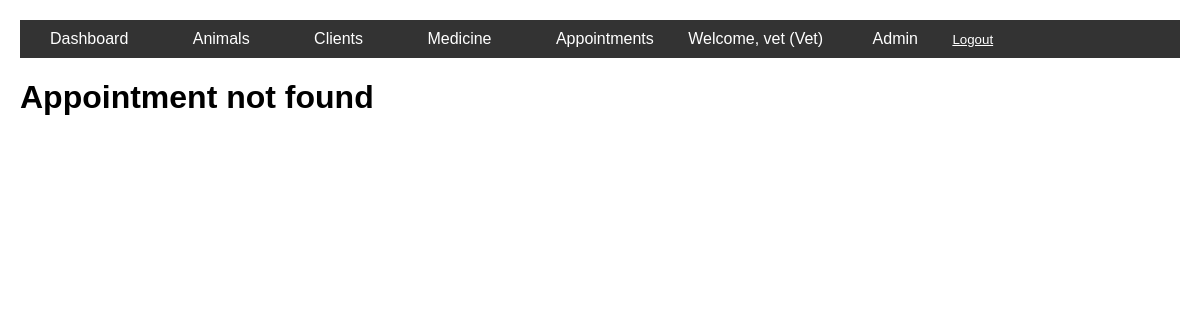
/animal/appointments/5/ (signed in), run on an earlier commit of the app's database.
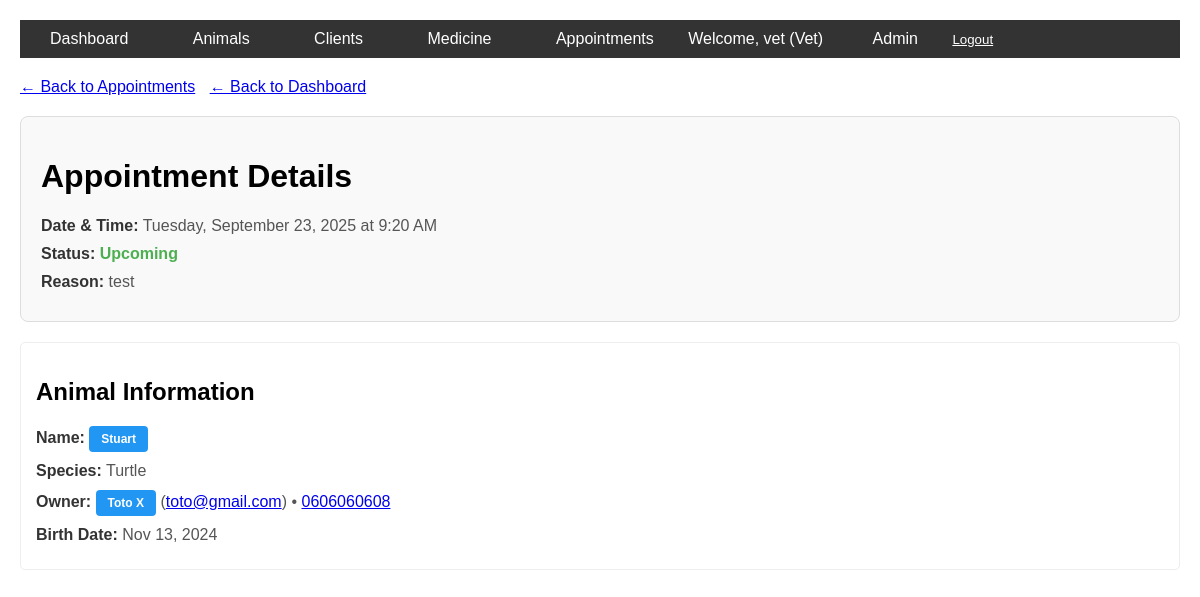
And on a later commit of the database.
### animal/models.py (models this page shows, shortened)
class Appointment(models.Model):
    animal = models.ForeignKey(Animal, on_delete=models.CASCADE)
    owner = models.ForeignKey(Owner, on_delete=models.CASCADE)
    date_time = models.DateTimeField()
    reason = models.TextField()
    notes = models.TextField(blank=True)

class Animal(models.Model):
    name = models.CharField(max_length=100)
    specie = models.ForeignKey(Specie, on_delete=models.CASCADE)
    owner = models.ForeignKey(Owner, on_delete=models.SET_NULL, null=True, blank=True)
    birth_date = models.DateField(null=True, blank=True)

class Specie(models.Model):
    name = models.CharField(max_length=100, unique=True)

class Owner(models.Model):
    first_name = models.CharField(max_length=100)
    last_name = models.CharField(max_length=100)
    email = models.EmailField(unique=True)
    phone = models.CharField(max_length=20)

### animal/views.py (the view)
# urls.py: path('appointments/<int:id>/', views.appointment_detail, name='appointment_detail'),
@login_required
def appointment_detail(request, id):
    try:
        appointment = Appointment.objects.select_related('animal', 'owner').get(pk=id)
        context = {
            'appointment': appointment,
        }
        return render(request, 'animal/appointment_detail.html', context)
    except Appointment.DoesNotExist:
        return render(request, 'animal/appointment_detail.html', {'error': 'Appointment not found'})

### animal/context_processors.py (called while the page is built)
def user_role(request):
    if request.user.is_authenticated:
        is_vet = request.user.is_superuser
        is_secretary = request.user.groups.filter(name='Secretaries').exists()
        return {
            'user_is_vet': is_vet,
            'user_is_secretary': is_secretary,
        }
    return {}

### animal/templates/animal/appointment_detail.html (shortened to what this page needs)
{% extends 'base.html' %}
{% block content %}
    {% if error %}
        <h1>{{ error }}</h1>
    {% else %}
        <div style="margin-bottom: 20px;">
            <a href="{% url 'appointment_list' %}" class="btn-back">← Back to Appointments</a>
            <a href="{% url 'dashboard' %}" style="margin-left: 10px;" class="btn-back">← Back to Dashboard</a>
        </div>
        <div class="appointment-card">
            <h1>Appointment Details</h1>
            <div class="detail-row">
                <span class="label">Date & Time:</span>
                <span class="value">{{ appointment.date_time|date:"l, F j, Y \a\t g:i A" }}</span>
            </div>
            <div class="detail-row">
                <span class="label">Status:</span>
                <span class="value {% if appointment.date_time|date:'Y-m-d' < 'now'|date:'Y-m-d' %}status-past{% elif appointment.date_time|date:'Y-m-d' == 'now'|date:'Y-m-d' %}status-today{% else %}status-upcoming{% endif %}">
                    {% if appointment.date_time|date:'Y-m-d' < 'now'|date:'Y-m-d' %}
                        Completed
                    {% elif appointment.date_time|date:'Y-m-d' == 'now'|date:'Y-m-d' %}
                        Today
                    {% else %}
                        Upcoming
                    {% endif %}
                </span>
            </div>
            <div class="detail-row">
                <span class="label">Reason:</span>
                <span class="value">{{ appointment.reason }}</span>
            </div>
        </div>
        <div class="animal-info">
            <h2>Animal Information</h2>
            <div class="detail-row">
                <span class="label">Name:</span>
                <span class="value"><a href="{% url 'animal_detail' appointment.animal.pk %}" class="action-btn">{{ appointment.animal.name }}</a></span>
            </div>
            <div class="detail-row">
                <span class="label">Species:</span>
                <span class="value">{{ appointment.animal.specie.name }}</span>
            </div>
            <div class="detail-row">
                <span class="label">Owner:</span>
                <span class="value">
                    {% if appointment.owner %}
                        <a href="{% url 'owner_detail' appointment.owner.pk %}" class="action-btn">{{ appointment.owner.first_name }} {{ appointment.owner.last_name }}</a>
                        {% if appointment.owner.email %}(<a href="mailto:{{ appointment.owner.email }}">{{ appointment.owner.email }}</a>){% endif %}
                        {% if appointment.owner.phone %} • <a href="tel:{{ appointment.owner.phone }}">{{ appointment.owner.phone }}</a>{% endif %}
                    {% else %}
                        Stray Animal
                    {% endif %}
                </span>
            </div>
            {% if appointment.animal.birth_date %}
            <div class="detail-row">
                <span class="label">Birth Date:</span>
                <span class="value">{{ appointment.animal.birth_date|date:"M j, Y" }}</span>
            </div>
            {% endif %}
        </div>
    {% endif %}
{% endblock %}

What changed in the data, as far as the page shows it:
added Appointment: date_time "Tuesday, September 23, 2025 at 9:20 AM", reason "test", animal.name "Stuart", animal.specie.name "Turtle", owner.first_name "Toto", owner.last_name "X", owner.email "toto@gmail.com", owner.phone "0606060608", animal.birth_date "Nov 13, 2024"
Also different on the page:
{{ error }}: "Appointment not found" → (not shown)
text now shown: "← Back to Appointments ← Back to Dashboard Appointment Details Date & Time: Status: Upcoming Reason: Animal Information Name: Species: Owner: ( ) • Birth Date:"
